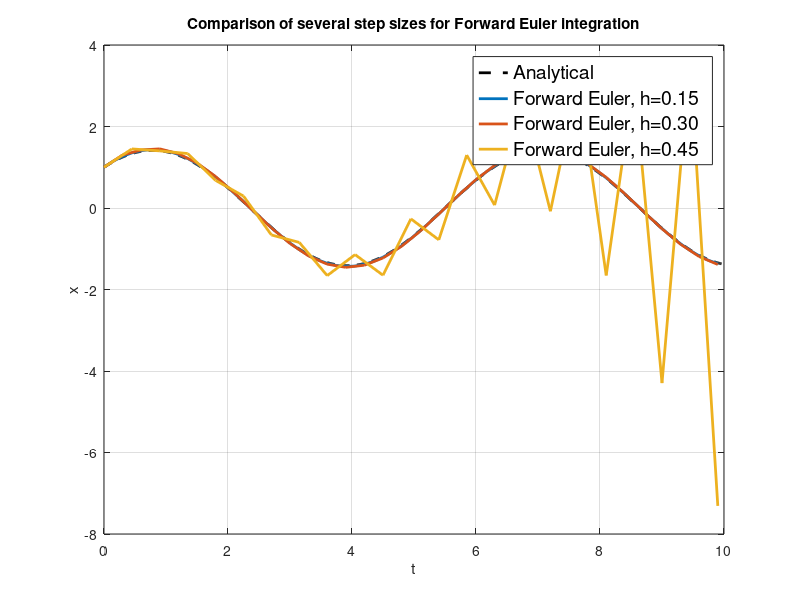

The MATLAB source for this figure:
clc
clear
close all

% Code for HW 5, ECE 530, Fall 2023.

% Consider the ODE \dot{x} = f(t, x), starting from x0.
% Define the function f.
L = -5;
f = @(t, x) (L*x + (1-L) * cos(t) - (1 + L) * sin(t));

% Define the derivative of 'f' with respect to 'x'.
deriv_f = @(t,x) (L);
f_prime = deriv_f;

% Initial point
x0 = 1;

% Time horizon
T = 10;

% Step-size
hs = [0.15, 0.3, 0.45];
h=hs(1);

% Number of iterations
N = floor(T/h);
times = (0:h:N*h)';

% Create a vector of results in x. Notice that our implementation is 
% such that x(1) = x_0, x(2) = x_1, x(3) = x_2, etc.
x = zeros(1 + N, 1);
x(1) = x0;


%----------------------
% Analytical Solution of ODE
%----------------------

disp('Processing analytical solution.')

% Define the analytical solution.
solution_ODE = @(t) (cos(t) + sin(t));

% Plot the analytical solution.
times_cont = (0:0.01:T)';
plot(times_cont, solution_ODE(times_cont), 'k--', 'Linewidth', 2)
hold on


%------------
% Forward Euler method.
%------------

disp('Processing forward Euler method.')
for i = 1:3
  h = hs(i);
  N = floor(T/h);
  times = (0:h:N*h)';

  % Create a vector of results in x. Notice that our implementation is 
  % such that x(1) = x_0, x(2) = x_1, x(3) = x_2, etc.
  x = zeros(1 + N, 1);
  x(1) = x0;
  % Implement the method.
  for n = 1:N
      x(n+1) = x(n) + h * f((n-1) * h, x(n));
  end
  % Plot the outcome.
  plot(times, x, 'Linewidth', 2)
  xlabel("t")
  ylabel("x")
  title("Comparison of several step sizes for Forward Euler integration")
  hold on

  % Compute the average error.
  display(strcat(...
      'Mean error = ', ...
      num2str(mean(abs(x - solution_ODE(times))))...
  ))
endfor


legend({'Analytical', 'Forward Euler, h=0.15', 'Forward Euler, h=0.30', 'Forward Euler, h=0.45'}, 'FontSize',14)
grid on
hold off